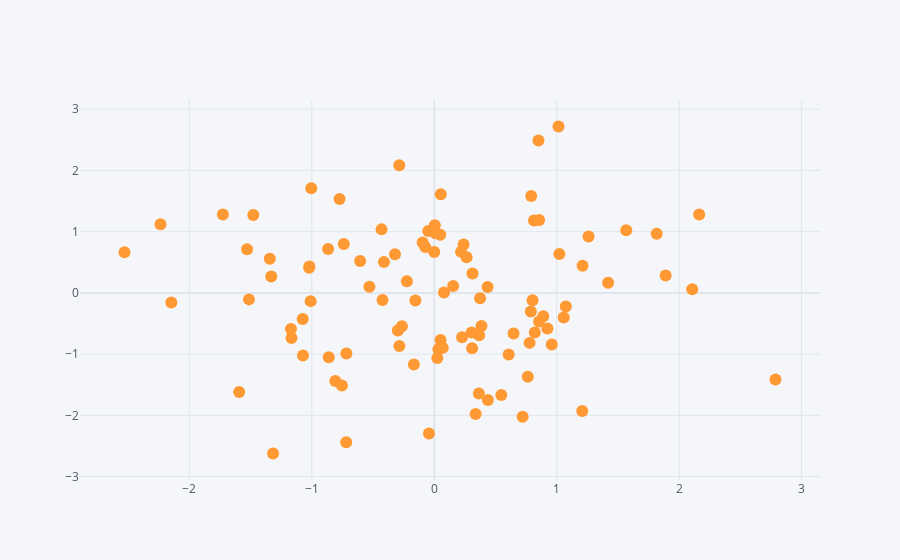

Source (notebook cell):
### Code cell
df.iplot(kind='scatter',x='A',y='B',mode='markers') #scatter plot
